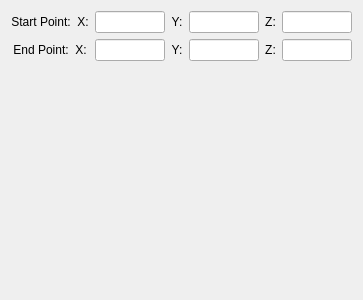
<?xml version="1.0" encoding="UTF-8"?>
<ui version="4.0">
 <class>helloLayoutSubtab</class>
 <widget class="QWidget" name="helloLayoutSubtab">
  <property name="geometry">
   <rect>
    <x>0</x>
    <y>0</y>
    <width>363</width>
    <height>300</height>
   </rect>
  </property>
  <property name="minimumSize">
   <size>
    <width>0</width>
    <height>300</height>
   </size>
  </property>
  <property name="maximumSize">
   <size>
    <width>400</width>
    <height>16777215</height>
   </size>
  </property>
  <property name="windowTitle">
   <string>Form</string>
  </property>
  <property name="whatsThis">
   <string>&lt;html&gt;&lt;head/&gt;&lt;body&gt;&lt;p&gt;These layout options control the positioning of barbs. The barbs can be regularly spaced in the x, y, and z coordinates in a 3-dimensional region. The horizontal spacing of barbs can instead be aligned to the X,Y coordinate variables by checking &amp;quot;Align to XY grid&amp;quot;. The barbs can be positioned vertically a fixed distance above the terrain if there is a height variable.&lt;/p&gt;&lt;/body&gt;&lt;/html&gt;</string>
  </property>
  <layout class="QHBoxLayout" name="horizontalLayout">
   <item>
    <layout class="QVBoxLayout" name="verticalLayout">
     <item>
      <layout class="QGridLayout" name="gridLayout">
       <item row="0" column="0">
        <widget class="QLabel" name="label_9">
         <property name="text">
          <string>Start Point:  X:</string>
         </property>
         <property name="alignment">
          <set>Qt::AlignCenter</set>
         </property>
        </widget>
       </item>
       <item row="0" column="1">
        <widget class="QLineEdit" name="xCoord1Edit">
         <property name="maximumSize">
          <size>
           <width>70</width>
           <height>16777215</height>
          </size>
         </property>
         <property name="toolTip">
          <string>Specify the X, Y, and Z dimensions of the array of barbs</string>
         </property>
         <property name="whatsThis">
          <string>The Dimensions indicate the x, y, and z grid dimensions of the barbs.  When the barbs are aligned to the XY grid, the X and Y dimensions indicate the horizontal size of the data-aligned grid on which the barbs are situated.</string>
         </property>
         <property name="alignment">
          <set>Qt::AlignCenter</set>
         </property>
        </widget>
       </item>
       <item row="0" column="2">
        <widget class="QLabel" name="label_10">
         <property name="text">
          <string>Y:</string>
         </property>
         <property name="alignment">
          <set>Qt::AlignCenter</set>
         </property>
        </widget>
       </item>
       <item row="0" column="3">
        <widget class="QLineEdit" name="yCoord1Edit">
         <property name="maximumSize">
          <size>
           <width>70</width>
           <height>16777215</height>
          </size>
         </property>
         <property name="toolTip">
          <string>Specify the X, Y, and Z dimensions of the array of barbs</string>
         </property>
         <property name="whatsThis">
          <string>The Dimensions indicate the x, y, and z grid dimensions of the barbs.  When the barbs are aligned to the XY grid, the X and Y dimensions indicate the horizontal size of the data-aligned grid on which the barbs are situated.</string>
         </property>
         <property name="alignment">
          <set>Qt::AlignCenter</set>
         </property>
        </widget>
       </item>
       <item row="0" column="4">
        <widget class="QLabel" name="label_11">
         <property name="text">
          <string>Z:</string>
         </property>
         <property name="alignment">
          <set>Qt::AlignCenter</set>
         </property>
        </widget>
       </item>
       <item row="0" column="5">
        <widget class="QLineEdit" name="zCoord1Edit">
         <property name="maximumSize">
          <size>
           <width>70</width>
           <height>16777215</height>
          </size>
         </property>
         <property name="toolTip">
          <string>Specify the X, Y, and Z dimensions of the array of barbs</string>
         </property>
         <property name="whatsThis">
          <string>The Dimensions indicate the x, y, and z grid dimensions of the barbs.  When the barbs are aligned to the XY grid, the X and Y dimensions indicate the horizontal size of the data-aligned grid on which the barbs are situated.</string>
         </property>
         <property name="alignment">
          <set>Qt::AlignCenter</set>
         </property>
        </widget>
       </item>
       <item row="1" column="0">
        <widget class="QLabel" name="label_14">
         <property name="text">
          <string>End Point:  X:</string>
         </property>
         <property name="alignment">
          <set>Qt::AlignCenter</set>
         </property>
        </widget>
       </item>
       <item row="1" column="1">
        <widget class="QLineEdit" name="xCoord2Edit">
         <property name="maximumSize">
          <size>
           <width>70</width>
           <height>16777215</height>
          </size>
         </property>
         <property name="toolTip">
          <string>Specify the X, Y, and Z dimensions of the array of barbs</string>
         </property>
         <property name="whatsThis">
          <string>The Dimensions indicate the x, y, and z grid dimensions of the barbs.  When the barbs are aligned to the XY grid, the X and Y dimensions indicate the horizontal size of the data-aligned grid on which the barbs are situated.</string>
         </property>
         <property name="alignment">
          <set>Qt::AlignCenter</set>
         </property>
        </widget>
       </item>
       <item row="1" column="2">
        <widget class="QLabel" name="label_15">
         <property name="text">
          <string>Y:</string>
         </property>
         <property name="alignment">
          <set>Qt::AlignCenter</set>
         </property>
        </widget>
       </item>
       <item row="1" column="3">
        <widget class="QLineEdit" name="yCoord2Edit">
         <property name="maximumSize">
          <size>
           <width>70</width>
           <height>16777215</height>
          </size>
         </property>
         <property name="toolTip">
          <string>Specify the X, Y, and Z dimensions of the array of barbs</string>
         </property>
         <property name="whatsThis">
          <string>The Dimensions indicate the x, y, and z grid dimensions of the barbs.  When the barbs are aligned to the XY grid, the X and Y dimensions indicate the horizontal size of the data-aligned grid on which the barbs are situated.</string>
         </property>
         <property name="alignment">
          <set>Qt::AlignCenter</set>
         </property>
        </widget>
       </item>
       <item row="1" column="4">
        <widget class="QLabel" name="label_16">
         <property name="text">
          <string>Z:</string>
         </property>
         <property name="alignment">
          <set>Qt::AlignCenter</set>
         </property>
        </widget>
       </item>
       <item row="1" column="5">
        <widget class="QLineEdit" name="zCoord2Edit">
         <property name="maximumSize">
          <size>
           <width>70</width>
           <height>16777215</height>
          </size>
         </property>
         <property name="toolTip">
          <string>Specify the X, Y, and Z dimensions of the array of barbs</string>
         </property>
         <property name="whatsThis">
          <string>The Dimensions indicate the x, y, and z grid dimensions of the barbs.  When the barbs are aligned to the XY grid, the X and Y dimensions indicate the horizontal size of the data-aligned grid on which the barbs are situated.</string>
         </property>
         <property name="alignment">
          <set>Qt::AlignCenter</set>
         </property>
        </widget>
       </item>
      </layout>
     </item>
     <item>
      <spacer name="verticalSpacer">
       <property name="orientation">
        <enum>Qt::Vertical</enum>
       </property>
       <property name="sizeHint" stdset="0">
        <size>
         <width>20</width>
         <height>40</height>
        </size>
       </property>
      </spacer>
     </item>
    </layout>
   </item>
  </layout>
 </widget>
 <includes>
  <include location="local">../BoxSliderFrame.h</include>
 </includes>
 <resources/>
 <connections/>
</ui>
